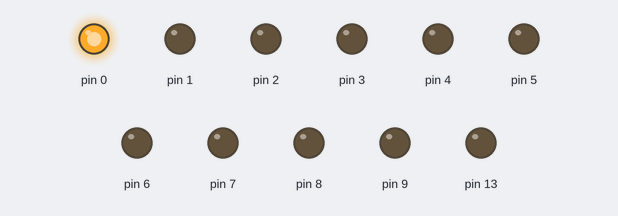
Simulated run of this sketch. Board: Arduino Uno, built with avr-gcc and run on an emulated ATmega328P. Parts: output pins drawn as LEDs (lit = HIGH).

Above: at 0.05 s.
At 4.95 s:
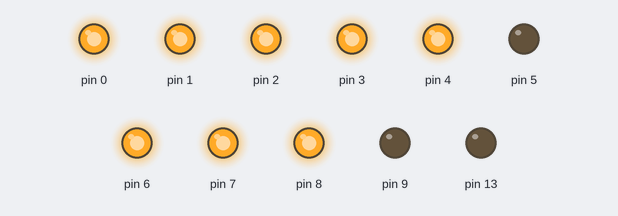
At 9.95 s:
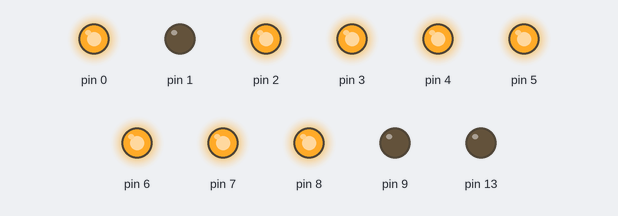
At 19.95 s:
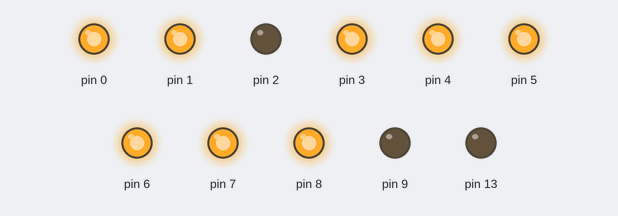
At 30.05 s:
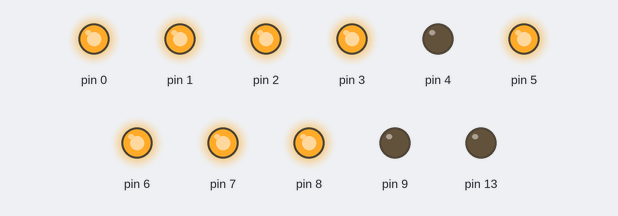
At 39.85 s:
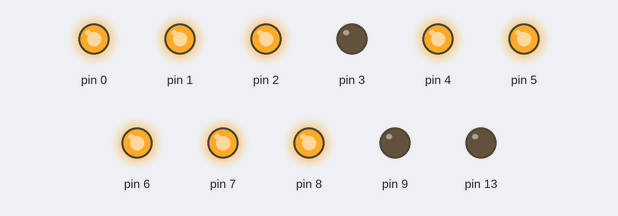
Timing chart, 0 to 40.0 s (numbered marks = the images above):
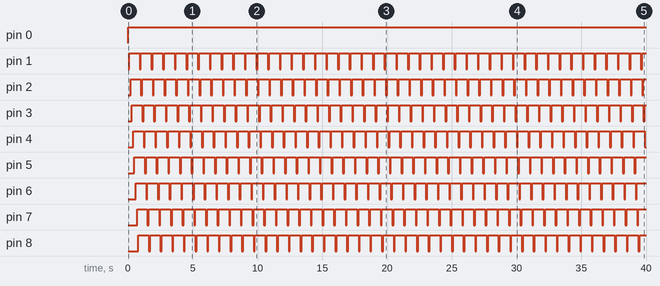

The sketch:

BlinkLEd.ino
```cpp
void setup() {
  // put your setup code here, to run once:
  for(int i = 0; i < 10; i++){
    pinMode(i, OUTPUT);
  }
  pinMode(13, OUTPUT);
}

void loop() {
  // put your main code here, to run repeatedly:
  for(int i = 1; i < 10; i++){
    digitalWrite(i-1, HIGH);
    digitalWrite(i, LOW);
    delay(100);
  }
}
```

Measured:
- by itself, pin 0: LOW → HIGH at 0.00 s
- by itself, pin 1–8: alternates HIGH for 0.80 s and LOW for 0.10 s
